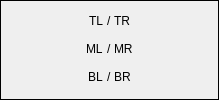
                 <widget class="QFrame" name="frame_c1">
                  <property name="frameShape">
                   <enum>QFrame::Box</enum>
                  </property>
                  <property name="frameShadow">
                   <enum>QFrame::Plain</enum>
                  </property>
                  <property name="lineWidth">
                   <number>1</number>
                  </property>
                  <layout class="QGridLayout" name="gridLayout_6" rowstretch="1,1,1" columnstretch="1,0,1" rowminimumheight="1,1,1">
                   <property name="leftMargin">
                    <number>0</number>
                   </property>
                   <property name="topMargin">
                    <number>0</number>
                   </property>
                   <property name="rightMargin">
                    <number>0</number>
                   </property>
                   <property name="bottomMargin">
                    <number>0</number>
                   </property>
                   <property name="spacing">
                    <number>0</number>
                   </property>
                   <item row="0" column="1">
                    <widget class="QLabel" name="label_14">
                     <property name="text">
                      <string>/</string>
                     </property>
                    </widget>
                   </item>
                   <item row="2" column="2">
                    <widget class="QLineEdit" name="lineEdit_19">
                     <property name="enabled">
                      <bool>true</bool>
                     </property>
                     <property name="layoutDirection">
                      <enum>Qt::LeftToRight</enum>
                     </property>
                     <property name="styleSheet">
                      <string notr="true">QLineEdit {
    background: transparent;
    border: none;
}
</string>
                     </property>
                     <property name="text">
                      <string>BR</string>
                     </property>
                     <property name="alignment">
                      <set>Qt::AlignLeading|Qt::AlignLeft|Qt::AlignVCenter</set>
                     </property>
                     <property name="dragEnabled">
                      <bool>false</bool>
                     </property>
                    </widget>
                   </item>
                   <item row="0" column="2">
                    <widget class="QLineEdit" name="lineEdit_20">
                     <property name="enabled">
                      <bool>true</bool>
                     </property>
                     <property name="layoutDirection">
                      <enum>Qt::LeftToRight</enum>
                     </property>
                     <property name="styleSheet">
                      <string notr="true">QLineEdit {
    background: transparent;
    border: none;
}
</string>
                     </property>
                     <property name="text">
                      <string>TR</string>
                     </property>
                     <property name="alignment">
                      <set>Qt::AlignLeading|Qt::AlignLeft|Qt::AlignVCenter</set>
                     </property>
                     <property name="dragEnabled">
                      <bool>false</bool>
                     </property>
                    </widget>
                   </item>
                   <item row="1" column="1">
                    <widget class="QLabel" name="label_15">
                     <property name="text">
                      <string>/</string>
                     </property>
                    </widget>
                   </item>
                   <item row="2" column="0">
                    <widget class="QLineEdit" name="lineEdit_21">
                     <property name="enabled">
                      <bool>true</bool>
                     </property>
                     <property name="styleSheet">
                      <string notr="true">QLineEdit {
    background: transparent;
    border: none;
}
</string>
                     </property>
                     <property name="text">
                      <string>BL</string>
                     </property>
                     <property name="alignment">
                      <set>Qt::AlignRight|Qt::AlignTrailing|Qt::AlignVCenter</set>
                     </property>
                     <property name="dragEnabled">
                      <bool>false</bool>
                     </property>
                    </widget>
                   </item>
                   <item row="0" column="0">
                    <widget class="QLineEdit" name="lineEdit_22">
                     <property name="enabled">
                      <bool>true</bool>
                     </property>
                     <property name="styleSheet">
                      <string notr="true">QLineEdit {
    background: transparent;
    border: none;
}
</string>
                     </property>
                     <property name="text">
                      <string>TL</string>
                     </property>
                     <property name="alignment">
                      <set>Qt::AlignRight|Qt::AlignTrailing|Qt::AlignVCenter</set>
                     </property>
                     <property name="dragEnabled">
                      <bool>false</bool>
                     </property>
                    </widget>
                   </item>
                   <item row="2" column="1">
                    <widget class="QLabel" name="label_16">
                     <property name="text">
                      <string>/</string>
                     </property>
                    </widget>
                   </item>
                   <item row="1" column="2">
                    <widget class="QLineEdit" name="lineEdit_23">
                     <property name="enabled">
                      <bool>true</bool>
                     </property>
                     <property name="layoutDirection">
                      <enum>Qt::LeftToRight</enum>
                     </property>
                     <property name="styleSheet">
                      <string notr="true">QLineEdit {
    background: transparent;
    border: none;
}
</string>
                     </property>
                     <property name="text">
                      <string>MR</string>
                     </property>
                     <property name="alignment">
                      <set>Qt::AlignLeading|Qt::AlignLeft|Qt::AlignVCenter</set>
                     </property>
                     <property name="dragEnabled">
                      <bool>false</bool>
                     </property>
                     <property name="readOnly">
                      <bool>true</bool>
                     </property>
                    </widget>
                   </item>
                   <item row="1" column="0">
                    <widget class="QLineEdit" name="lineEdit_24">
                     <property name="enabled">
                      <bool>true</bool>
                     </property>
                     <property name="styleSheet">
                      <string notr="true">QLineEdit {
    background: transparent;
    border: none;
}
</string>
                     </property>
                     <property name="text">
                      <string>ML</string>
                     </property>
                     <property name="alignment">
                      <set>Qt::AlignRight|Qt::AlignTrailing|Qt::AlignVCenter</set>
                     </property>
                     <property name="dragEnabled">
                      <bool>false</bool>
                     </property>
                     <property name="readOnly">
                      <bool>true</bool>
                     </property>
                    </widget>
                   </item>
                  </layout>
                 </widget>
